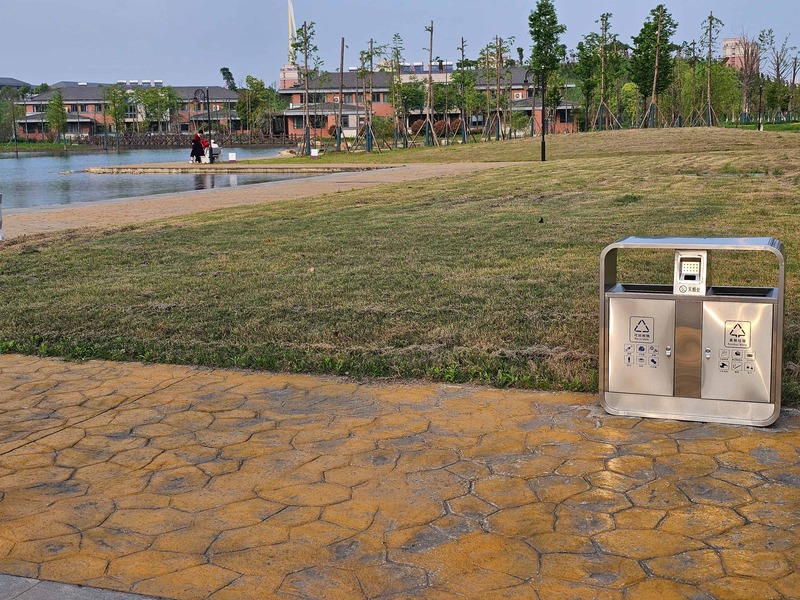
#> input picture python-REW-image stitching/images/A/1.jpg, 800 x 600 px, found by its file name
$ python main.py
#> lines starting #> are read from the running program, lines starting #| are printed output that depends on the picture; long printed decimals are rounded
### python-REW-image stitching/load_data.py
import cv2 as cv
import numpy as np

def load_data(im1, im2):

    sift = cv.SIFT_create()
    FLANN_INDEX_KDTREE = 1
    index_params = dict(algorithm=FLANN_INDEX_KDTREE, trees=5)
    search_params = dict(checks=50)
    flann = cv.FlannBasedMatcher(index_params, search_params)

    gray1 = cv.cvtColor(im1, cv.COLOR_BGR2GRAY)
    kp1, ds1 = sift.detectAndCompute(gray1, None)
    gray2 = cv.cvtColor(im2, cv.COLOR_BGR2GRAY)
    kp2, ds2 = sift.detectAndCompute(gray2, None)
    #Kp表示关键点，ds表示描述子
    matches = flann.knnMatch(ds1, ds2, k=2)

    good = []
    for m, n in matches:
        if m.distance < 0.7 * n.distance:
            good.append([m.queryIdx, m.trainIdx])
            #queryIdx是指示特征点在图像1中的索引，而trainIdx是指示特征点在图像2中的索引
       #.pt是KeyPoint类的一个属性，用于表示特征点的坐标。
    srcpoints = np.float32([kp1[m[0]].pt for m in good])#im1平面中点的坐标列向量
    dstpoints = np.float32([kp2[m[1]].pt for m in good])#im2平面中点的坐标列向量
    fp = np.vstack((srcpoints.T, np.ones((1, len(good)))))#生成两行n列的数组，第一行为im1中关键点坐标
    tp = np.vstack((dstpoints.T, np.ones((1, len(good)))))

    return fp, tp

### python-REW-image stitching/HM_ransac.py
import numpy as np
import random
from scipy import linalg
from utils import cell

random.seed(0)
#计算单应性变换矩阵及匹配点
def HM_ransac(X1, X2, Nr, min_dis):
    N = X1.shape[1]

    u = X1[0,:].reshape(-1,1)
    v = X1[1,:].reshape(-1,1)
    u_ = X2[0,:].reshape(-1,1)
    v_ = X2[1,:].reshape(-1,1)

    scale = 1 / np.mean(np.vstack((u, u_, v, v_)))
    u = u * scale
    v = v * scale
    u_ = u_ * scale
    v_ = v_ * scale

    A1 = np.hstack([np.zeros((N,3)),      -u, -v, -np.ones((N,1)), v_*u, v_*v, v_])
    A2 = np.hstack([u, v, np.ones((N,1)), np.zeros((N,3)),         -u_*u, -u_*v, -u_])
    # print(np.vstack((A1, A2)))
    if min_dis > 0:
        H = cell(Nr, 1); ok = cell(Nr, 1); score = np.zeros(Nr, 'int')
        A = cell(Nr, 1)
        for t in range(Nr):
            subset = random.sample(list(range(N)), 4)
            A[t] = np.vstack((A1[subset,:], A2[subset,:]))
            U,S,V = linalg.svd(A[t])
            h = V.T[:,8]
            H[t] = h.reshape(3,3)

            dis2 = np.dot(A1, h)**2 + np.dot(A2, h)**2
            ok[t] = dis2 < min_dis * min_dis
            score[t] = sum(ok[t])

        score, best = max(score), np.argmax(score)
        ok = ok[best]
        A = np.vstack((A1[ok,:], A2[ok,:]))
        U,S,V = linalg.svd(A, 0)
        h = V.T[:,8]
        H = h.reshape(3,3)
    else:
        A = np.vstack((A1, A2))
        U,S,V = linalg.svd(A, 0)
        h = V.T[:,8]
        H = h.reshape(3,3)

    H = np.dot(np.dot(np.array([[1/scale, 0, 0], [0, 1/scale, 0], [0, 0, 1]]), H),
               np.array([[scale, 0, 0], [0, scale, 0], [0, 0, 1]]))

    return H, ok, score

### python-REW-image stitching/utils.py
import numpy as np
import cv2 as cv
import matplotlib.pyplot as plt
#定义一些基本函数，特征点匹配绘画
def appendimages(im1, im2):
    rows1 = im1.shape[0]
    rows2 = im2.shape[0]
    if rows1 < rows2:
        im1 = np.vstack((im1, np.zeros((rows2-rows1, im1.shape[1], 3))))
    elif rows1 > rows2:
        im2 = np.vstack((im2, np.zeros((rows1-rows2, im2.shape[1], 3))))
    return np.concatenate((im1, im2), axis=1)

# [10 lines left out: function plot_matches, not called in this run]

def cv_draw_matches(im1, im2, locs1, locs2, ok):
    im3 = appendimages(im1, im2)
    for i in range(locs1.shape[1]):
        center1 = (int(round(locs1[0,i])), int(round(locs1[1,i])))
        center2 = (int(round(locs2[0,i]+im1.shape[1])), int(round(locs2[1,i])))
        if ok[i]==0:
            cv.circle(im3, center1, 3, (0,0,255), -1, cv.LINE_AA)
            cv.circle(im3, center2, 3, (0,0,255), -1, cv.LINE_AA)
        else:
            cv.circle(im3, center1, 3, (255,0,0), -1, cv.LINE_AA)
            cv.circle(im3, center2, 3, (255,0,0), -1, cv.LINE_AA)
            cv.line(im3, center1, center2, (255,0,0), 1, cv.LINE_AA)
    return im3


def cell(m, n=None):
    a = []
    for i in range(m):
        a.append([])
        if n is None:
            for j in range(m):
                a[i].append(None)
        else:
            for j in range(n):
                a[i].append(None)
    return a

def unique(A):
    ar, idx = np.unique(A, return_index=True, axis=1)
    return ar, idx

### python-REW-image stitching/comp_KR.py
import numpy as np
from HM_ransac import HM_ransac
from utils import plot_matches, cv_draw_matches
import cv2 as cv
import matplotlib.pyplot as plt

def comp_KR(im1, im2, X1, X2):
    H, ok, score = HM_ransac(X1, X2, 500, 0.1)
    print("Number of inliers: ", score)

    img3 = cv_draw_matches(im1, im2, X1, X2, ok)
    cv.imshow("Ransac's results", img3)
    cv.waitKey(1)
    X1_ok = X1[:, ok]
    X2_ok = X2[:, ok]

    return H, X1_ok, X2_ok,img3

### python-REW-image stitching/mosaic_global.py
import numpy as np
from scipy import linalg
from scipy.ndimage import map_coordinates
#求全局单应性拼接结果
def mosaic_global(im1, im2, H):
    box2 = np.array([[0, im2.shape[1]-1, im2.shape[1]-1, 0],
                     [0, 0,              im2.shape[0]-1, im2.shape[0]-1],
                     [1, 1,              1,              1]])
    box2_ = linalg.solve(H, box2)
    box2_[0,:] = box2_[0,:] / box2_[2,:]
    box2_[1,:] = box2_[1,:] / box2_[2,:]
    u0 = min(0, min(box2_[0,:]))
    u1 = max(im1.shape[1]-1, max(box2_[0,:]))
    ur = np.arange(u0, u1+1)
    v0 = min(0, min(box2_[1,:]))
    v1 = max(im1.shape[0]-1, max(box2_[1,:]))
    vr = np.arange(v0, v1+1)
    mosaicw = len(ur)
    mosaich = len(vr)
    print(u0,u1,v0,v1,mosaich, mosaicw)

    u,v = np.meshgrid(ur, vr)
    im1_p = np.zeros((mosaich, mosaicw, 3), np.uint8)
    for kc in range(3):
        im1_p[:,:,kc] = map_coordinates(im1[:,:,kc], [v, u])
    mask1 = np.ones((im1.shape[0],im1.shape[1]))
    warped_mask1 = np.ones((im1_p.shape[0], im1_p.shape[1]))
    warped_mask1 = map_coordinates(mask1, [v,u])

    z_ = H[2,0] * u + H[2,1] * v + H[2,2]
    u_ = (H[0,0] * u + H[0,1] * v + H[0,2]) / z_
    v_ = (H[1,0] * u + H[1,1] * v + H[1,2]) / z_
    im2_p = np.zeros((mosaich, mosaicw, 3), np.uint8)
    for kc in range(3):
        im2_p[:,:,kc] = map_coordinates(im2[:,:,kc], [v_, u_])
    mask2 = np.ones((im2.shape[0],im2.shape[1]))
    warped_mask2 = np.ones((im2_p.shape[0], im2_p.shape[1]))
    warped_mask2 = map_coordinates(mask2, [v_,u_])

    mass = warped_mask1 + warped_mask2
    mass[mass==0]=np.nan

    mosaic = np.zeros_like(im1_p)
    for kc in range(3):
        mosaic[:,:,kc] = (im1_p[:,:,kc]*warped_mask1 + im2_p[:,:,kc]*warped_mask2) / mass

    return mosaic

### python-REW-image stitching/mosaic_local_ori.py
import numpy as np
from scipy import linalg
from scipy.ndimage import map_coordinates
from utils import unique, plot_matches, cv_draw_matches
import cv2 as cv
import matplotlib.pyplot as plt

def mosaic_local_ori(im1, im2, H, X1_ok, X2_ok):
    imsize1 = im1.shape[:2]
    imsize2 = im2.shape[:2]

    # 参数
    lambd = 0.001 * imsize1[0]*imsize1[1] # 平衡拟合项和平滑项的加权参数。
    intv_mesh = 10 # 用于计算变形函数的像素间隔。
    K_smooth = 5 # 非重叠区域中的平滑过渡宽度被设置为最大偏移的K_smooth倍。

    # Mosaic
    box1 = np.array([[0, im1.shape[1]-1, im1.shape[1]-1, 0],
                     [0, 0,              im1.shape[0]-1, im1.shape[0]-1],
                     [1, 1,              1,              1]])
    box2 = np.array([[0, im2.shape[1]-1, im2.shape[1]-1, 0],
                     [0, 0,              im2.shape[0]-1, im2.shape[0]-1],
                     [1, 1,              1,              1]])
    box2_ = linalg.solve(H, box2)
    box2_[0,:] = box2_[0,:] / box2_[2,:]
    box2_[1,:] = box2_[1,:] / box2_[2,:]
    u0 = min(0, min(box2_[0,:]))
    u1 = max(im1.shape[1]-1, max(box2_[0,:]))
    ur = np.arange(u0, u1+1)
    v0 = min(0, min(box2_[1,:]))
    v1 = max(im1.shape[0]-1, max(box2_[1,:]))
    vr = np.arange(v0, v1+1)
    mosaicw = len(ur)
    mosaich = len(vr)

    # 坐标对齐
    margin = 0.2 * min(imsize1[0],imsize1[1]) # 重新投影图像区域得附加边距.
    u0_im_ = max(min(box2_[0,:]) - margin, u0)
    u1_im_ = min(max(box2_[0,:]) + margin, u1)
    v0_im_ = max(min(box2_[1,:]) - margin, v0)
    v1_im_ = min(max(box2_[1,:]) + margin, v1)
    offset_u0_ = int(np.ceil(u0_im_ - u0))
    offset_u1_ = int(np.floor(u1_im_ - u0))
    offset_v0_ = int(np.ceil(v0_im_ - v0))
    offset_v1_ = int(np.floor(v1_im_ - v0))
    imw_ = int(np.floor(offset_u1_ - offset_u0_ + 1))
    imh_ = int(np.floor(offset_v1_ - offset_v0_ + 1))

    #图像重叠区域边界协调融合
    box1_2 = np.dot(H, box1)
    box1_2[0,:] = box1_2[0,:] / box1_2[2,:]
    box1_2[1,:] = box1_2[1,:] / box1_2[2,:]
    sub_u0_ = max([0, min(box1_2[0,:])])
    sub_u1_ = min([imsize2[1]-1, max(box1_2[0,:])])
    sub_v0_ = max([0, min(box1_2[1,:])]) - margin
    sub_v1_ = min([imsize2[0]-1, max(box1_2[1,:])])
    print(sub_u0_, sub_u1_, sub_v0_, sub_v1_)

    # TPS
    # merge the coincided points（重合点）
    ok_nd1 = np.full(X1_ok.shape[1], False)
    _, idx1 = unique(np.round(X1_ok))
    ok_nd1[idx1] = True
    ok_nd2 = np.full(X2_ok.shape[1], False)
    _, idx2 = unique(np.round(X2_ok))
    ok_nd2[idx2] = True
    ok_nd = ok_nd1 & ok_nd2
    X1_nd = X1_ok[:, ok_nd]
    X2_nd = X2_ok[:, ok_nd]
    print("Number of non-coincident points: ", X1_nd.shape[1])

    # 线性化
    x1 = X1_nd[0,:]
    y1 = X1_nd[1,:]
    x2 = X2_nd[0,:]
    y2 = X2_nd[1,:]

    z1_ = H[2,0]*x1 + H[2,1]*y1 + H[2,2]
    x1_ = (H[0,0]*x1 + H[0,1]*y1 + H[0,2]) / z1_
    y1_ = (H[1,0]*x1 + H[1,1]*y1 + H[1,2]) / z1_
    gxn = x1_ - x2
    hyn = y1_ - y2

    n = len(x1_)
    xx = np.repeat(x1_, n).reshape(n,n).T
    yy = np.repeat(y1_, n).reshape(n,n).T
    dist2 = (xx - xx.T)**2 + (yy - yy.T)**2
    dist2.ravel()[::dist2.shape[1]+1] = 1
    K = 0.5 * dist2 * np.log(dist2)
    K.ravel()[::dist2.shape[1]+1] = lambd * 8*np.pi
    K_ = np.zeros((n+3, n+3))
    K_[0:n,0:n] = K
    K_[n,  0:n] = x1_
    K_[n+1,0:n] = y1_
    K_[n+2,0:n] = np.ones(n)
    K_[0:n,  n] = x1_
    K_[0:n,n+1] = y1_
    K_[0:n,n+2] = np.ones(n)
    G_ = np.zeros((n+3,2))
    G_[0:n,0] = gxn
    G_[0:n,1] = hyn

    # solve the linear system
    W_ = linalg.solve(K_, G_)
    wx = W_[0:n,0]
    wy = W_[0:n,1]
    a = W_[n:n+3,0]
    b = W_[n:n+3,1]

    # 根据权重分布去除异常值。
    outlier = (abs(wx)>3*np.std(wx)) | (abs(wy)>3*np.std(wy))

    inlier_idx = np.arange(len(x1_))
    for kiter in range(10):
        if sum(outlier) < 0.0027*n:
            break
        ok = ~outlier
        inlier_idx = inlier_idx[ok]
        K_ = K_[np.concatenate((ok, [True,True,True])),:][:,np.concatenate((ok, [True,True,True]))]
        G_ = G_[np.concatenate((ok, [True,True,True])),:]
        W_ = linalg.solve(K_, G_)
        n = len(inlier_idx)
        wx = W_[0:n,0]
        wy = W_[0:n,1]
        a = W_[n:n+3,0]
        b = W_[n:n+3,1]
        outlier = (abs(wx)>3*np.std(wx)) | (abs(wy)>3*np.std(wy))
    ok = np.full(len(x1), False)
    ok[inlier_idx] = True
    x1 = x1[ok]
    y1 = y1[ok]
    x2 = x2[ok]
    y2 = y2[ok]
    x1_ = x1_[ok]
    y1_ = y1_[ok]
    gxn = gxn[ok]
    hyn = hyn[ok]

    img4 = cv_draw_matches(im1, im2, X1_nd, X2_nd, ok)
    #D:\computer version work\1-image stitching\python-Robust_Elastic_Warping-master\images\J
    cv.imwrite('D:/computer version work/1-image stitching/python-Robust_Elastic_Warping-master/images/B/Bayesian Refinement of Feature Matches.jpg', img4)
    cv.imshow("Bayesian Refinement of Feature Matches", img4)
    cv.waitKey(1)
    # [6 lines of commented-out code are left out]
    gx = np.zeros((mosaich, mosaicw))
    hy = np.zeros((mosaich, mosaicw))
    u,v = np.meshgrid(ur,vr)

    im1_p = np.zeros((mosaich, mosaicw, 3), np.uint8)
    for kc in range(3):
        im1_p[:,:,kc] = map_coordinates(im1[:,:,kc], [v, u])
    mask1 = np.ones((im1.shape[0],im1.shape[1]))
    warped_mask1 = np.ones((im1_p.shape[0], im1_p.shape[1]))
    warped_mask1 = map_coordinates(mask1, [v,u])

    z_ = H[2,0] * u + H[2,1] * v + H[2,2]
    u_ = (H[0,0] * u + H[0,1] * v + H[0,2]) / z_
    v_ = (H[1,0] * u + H[1,1] * v + H[1,2]) / z_
    u_im_ = u_[offset_v0_:offset_v1_+1:intv_mesh][:,offset_u0_:offset_u1_+1:intv_mesh]
    v_im_ = v_[offset_v0_:offset_v1_+1:intv_mesh][:,offset_u0_:offset_u1_+1:intv_mesh]
    gx_sub = np.zeros((int(np.ceil(imh_/intv_mesh)), int(np.ceil(imw_/intv_mesh))))
    hy_sub = np.zeros((int(np.ceil(imh_/intv_mesh)), int(np.ceil(imw_/intv_mesh))))
    for kf in range(n):
        dist2 = (u_im_ - x1_[kf])**2 + (v_im_ - y1_[kf])**2
        rbf = 0.5 * dist2 * np.log(dist2)
        gx_sub = gx_sub + wx[kf]*rbf
        hy_sub = hy_sub + wy[kf]*rbf
    gx_sub = gx_sub + a[0]*u_im_ + a[1]*v_im_ + a[2]
    hy_sub = hy_sub + b[0]*u_im_ + b[1]*v_im_ + b[2]
    gx_sub = cv.resize(gx_sub, (imw_, imh_))
    hy_sub = cv.resize(hy_sub, (imw_, imh_))
    gx[offset_v0_:offset_v1_+1][:,offset_u0_:offset_u1_+1] = gx_sub
    hy[offset_v0_:offset_v1_+1][:,offset_u0_:offset_u1_+1] = hy_sub

    #平滑过渡到全局变换。
    eta_d0 = 0 # 平滑过渡区域的下边界
    eta_d1 = K_smooth * max(abs(np.concatenate([gxn, hyn]))) # 平滑过渡区域的上边界
    sub_u0_ = sub_u0_ + min(gxn)
    sub_u1_ = sub_u1_ + max(gxn)
    sub_v0_ = sub_v0_ + min(hyn)
    sub_v1_ = sub_v1_ + max(hyn)
    dist_horizontal = np.maximum(sub_u0_-u_, u_-sub_u1_)
    dist_vertical = np.maximum(sub_v0_-v_, v_-sub_v1_)
    dist_sub = np.maximum(dist_horizontal, dist_vertical)
    dist_sub = np.maximum(0, dist_sub)
    eta = (eta_d1 - dist_sub) / (eta_d1 - eta_d0)
    eta[dist_sub < eta_d0] = 1
    eta[dist_sub > eta_d1] = 0
    gx = gx * eta
    hy = hy * eta

    u_ = u_ - gx
    v_ = v_ - hy

    im2_p = np.zeros((mosaich, mosaicw, 3), np.uint8)
    for kc in range(3):
        im2_p[:,:,kc] = map_coordinates(im2[:,:,kc], [v_, u_])
    mask2 = np.ones((im2.shape[0],im2.shape[1]))
    warped_mask2 = np.ones((im2_p.shape[0], im2_p.shape[1]))
    warped_mask2 = map_coordinates(mask2, [v_,u_])

    mass = warped_mask1 + warped_mask2
    mass[mass==0]=np.nan

    mosaic = np.zeros_like(im1_p)
    for kc in range(3):
        mosaic[:,:,kc] = (im1_p[:,:,kc]*warped_mask1 + im2_p[:,:,kc]*warped_mask2) / mass

    return mosaic

### python-REW-image stitching/main.py
import cv2 as cv
from load_data import load_data
from comp_KR import comp_KR
from mosaic_global import mosaic_global
from mosaic_local_ori import mosaic_local_ori
import matplotlib.pyplot as plt

data_path = 'images/C/'
imfile1 = data_path + '1.jpg'
imfile2 = data_path + '2.jpg'
im1 = cv.imread(imfile1)
#> im1 is the input picture: shape (600, 800, 3); mean B, G, R 97.5, 119.6, 134.2
im2 = cv.imread(imfile2)
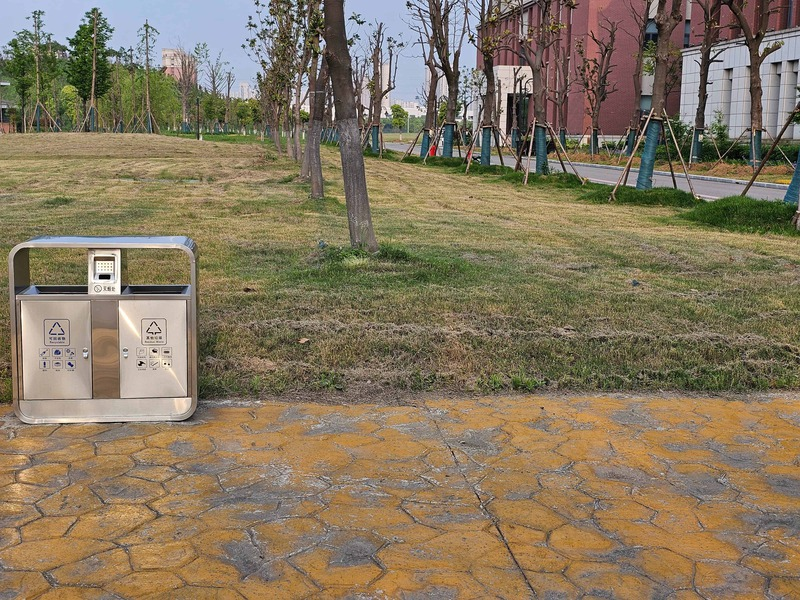
#> input picture python-REW-image stitching/images/A/2.jpg, 800 x 600 px, found by its file name
#> im2 is the input picture: shape (600, 800, 3); mean B, G, R 95.9, 119.7, 133.9
X1,X2 = load_data(im1,im2)#生成两行n列的数组，第一行为im中关键点坐标
#> in load_data, `gray1 = cv.cvtColor(im1, cv.COLOR_BGR2GRAY)`:
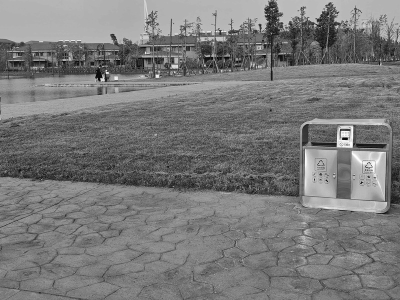
#> gray1: shape (600, 800) (shown at 1/2 size); min 0, max 255, mean 121.4
#> in load_data, `kp1, ds1 = sift.detectAndCompute(gray1, None)`: kp1 = 2661 keypoints; strongest (x, y, size): (687, 277, 4.3), (652, 360, 2), (314, 152, 4.8), (723, 365, 2.2)
#> in load_data, `gray2 = cv.cvtColor(im2, cv.COLOR_BGR2GRAY)`:
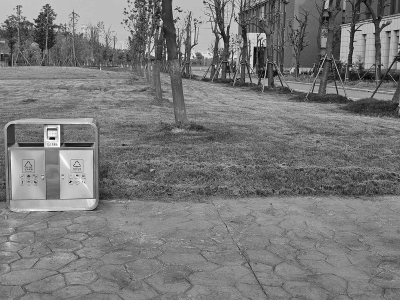
#> gray2: shape (600, 800) (shown at 1/2 size); min 0, max 255, mean 121.2
#> in load_data, `kp2, ds2 = sift.detectAndCompute(gray2, None)`: kp2 = 3126 keypoints; strongest (x, y, size): (102, 277, 4.4), (141, 363, 2.1), (366, 111, 3.2), (69, 364, 2.1)
#> in load_data, `matches = flann.knnMatch(ds1, ds2, k=2)`: matches = 2661 matches
#> in load_data, `matches = flann.knnMatch(ds1, ds2, k=2)`:
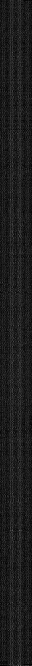
#> ds1: shape (2661, 128) float32 (shown at 1/4 size); min 0, max 222, mean 28.3
#> after the loop in load_data, `for m, n in matches:`: good = 258 pairs, first value 501 to 2647, second value 11 to 2824
#> in load_data, `srcpoints = np.float32([kp1[m[0]].pt for m in good])#im1平面中点的坐标列向量`: srcpoints = 258 pairs, first value 170.8 to 792, second value 7.47 to 584.2
#> in load_data, `dstpoints = np.float32([kp2[m[1]].pt for m in good])#im2平面中点的坐标列向量`: dstpoints = 258 pairs, first value 6.64 to 722.3, second value 10.2 to 589.9
print("Number of matches: ", X1.shape[1])
#| Number of matches:  258

H, X1_ok, X2_ok,img3 = comp_KR(im1, im2, X1, X2)
#> in HM_ransac, `u = X1[0,:].reshape(-1,1)`: u = 258 values from 170.8 to 792
#> in HM_ransac, `v = X1[1,:].reshape(-1,1)`: v = 258 values, max 584.2 at index 148, min 7.47 at index 97, mean 249.6
#> in HM_ransac, `u_ = X2[0,:].reshape(-1,1)`: u_ = 258 values, max 722.3 at index 0, min 6.64 at index 24, mean 111.2
#> in HM_ransac, `v_ = X2[1,:].reshape(-1,1)`: v_ = 258 values, max 589.9 at index 78, min 10.2 at index 97, mean 252.5
#> in HM_ransac, `scale = 1 / np.mean(np.vstack((u, u_, v, v_)))`: scale = 0.0031
#> in HM_ransac, `u = u * scale`: u = 258 values from 0.529 to 2.45
#> in HM_ransac, `v = v * scale`: v = 258 values, max 1.81 at index 148, min 0.0231 at index 97, mean 0.773
#> in HM_ransac, `u_ = u_ * scale`: u_ = 258 values, max 2.24 at index 0, min 0.0206 at index 24, mean 0.344
#> in HM_ransac, `v_ = v_ * scale`: v_ = 258 values, max 1.83 at index 78, min 0.0316 at index 97, mean 0.782
#> the loop in HM_ransac, `for t in range(Nr):` made 500 passes
#> S on passes 1 to 3: [6.93, 5.02, 1.28, 0.69, 0.201, 0.118, 0.0651, 0.0153], [6.35, 5.12, 1.37, 0.666, 0.215, 0.0781, 0.00472, 0.000497], [7.29, 4.99, 1.81, 0.89, 0.342, 0.154, 0.055, 0.0109]
#> after the loop in HM_ransac, `for t in range(Nr):`: A = 500 items; score = 500 values, max 257 at index 147, min 58 at index 291, mean 232.8
#> in HM_ransac, `score, best = max(score), np.argmax(score)`: score = 257; best = 147
#> in HM_ransac, `U,S,V = linalg.svd(A, 0)`: S = [56.69, 39.64, 18.34, 8.85, 3.85, 2.29, 1.99, 1.36, 0.403]
#> in HM_ransac, `h = V.T[:,8]`: h = [-0.356, 0.0121, 0.654, -0.195, -0.247, 0.412, -0.265, -0.00952, 0.327]
#> in HM_ransac, `H = h.reshape(3,3)`: H = [[-0.356, 0.0121, 0.654], [-0.195, -0.247, 0.412], [-0.265, -0.00952, 0.327]]
#> in HM_ransac, `H = np.dot(np.dot(np.array([[1/scale, 0, 0], [0, 1/scale, 0], [0, 0, 1..`: H = [[-0.356, 0.0121, 211.2], [-0.195, -0.247, 133.1], [-0.000819, -2.95e-05, 0.327]]
#> in comp_KR, `H, ok, score = HM_ransac(X1, X2, 500, 0.1)`: score = 257
#| Number of inliers:  257
#> the loop in cv_draw_matches, `for i in range(locs1.shape[1]):` made 258 passes
#> (center1, center2) on passes 1 to 3: ((171, 150), (1522, 165)), ((261, 84), (877, 32)), ((576, 116), (812, 116))
#> after the loop in cv_draw_matches, `for i in range(locs1.shape[1]):`:
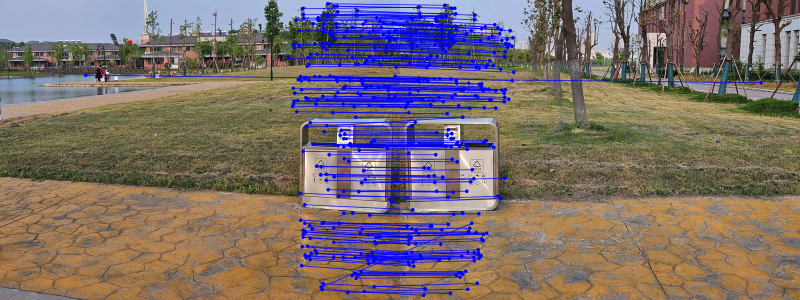
#> im3: shape (600, 1600, 3) (shown at 1/2 size); mean B, G, R 108.5, 110.5, 124
cv.imwrite(data_path+'Ransac result.jpg', img3)
print("H =\n", H)
#| H =
#|  [[-3.56212011e-01  1.21468150e-02  2.11201114e+02]
#|  [-1.94700180e-01 -2.46966121e-01  1.33129953e+02]
#|  [-8.19084245e-04 -2.94797405e-05  3.26664581e-01]]
print("H normalize =\n", H/H[2,2])
#| H normalize =
#|  [[-1.09045189e+00  3.71843651e-02  6.46538152e+02]
#|  [-5.96024764e-01 -7.56023566e-01  4.07543274e+02]
#|  [-2.50741676e-03 -9.02446799e-05  1.00000000e+00]]

mosaic = mosaic_global(im1, im2, H)
#> in mosaic_global, `box2_ = linalg.solve(H, box2)`: box2_ = [[-3652.5, 512.6, 927.3, -3237.7], [-428, 2038.1, -265.8, -2731.9], [-6.14, 4.53, 5.36, -5.3]]
#> in mosaic_global, `u0 = min(0, min(box2_[0,:]))`: u0 = 0
#> in mosaic_global, `u1 = max(im1.shape[1]-1, max(box2_[0,:]))`: u1 = 799
#> in mosaic_global, `v0 = min(0, min(box2_[1,:]))`: v0 = -49.57
#> in mosaic_global, `v1 = max(im1.shape[0]-1, max(box2_[1,:]))`: v1 = 599
#| 0 799 -49.571 599 650 800
#> after the loop in mosaic_global, `for kc in range(3):`:
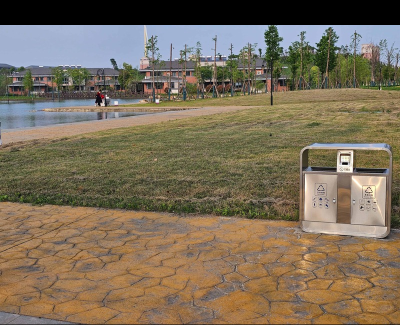
#> im1_p: shape (650, 800, 3) (shown at 1/2 size); mean B, G, R 89.8, 110.2, 123.6
#> in mosaic_global, `warped_mask2 = map_coordinates(mask2, [v_,u_])`:
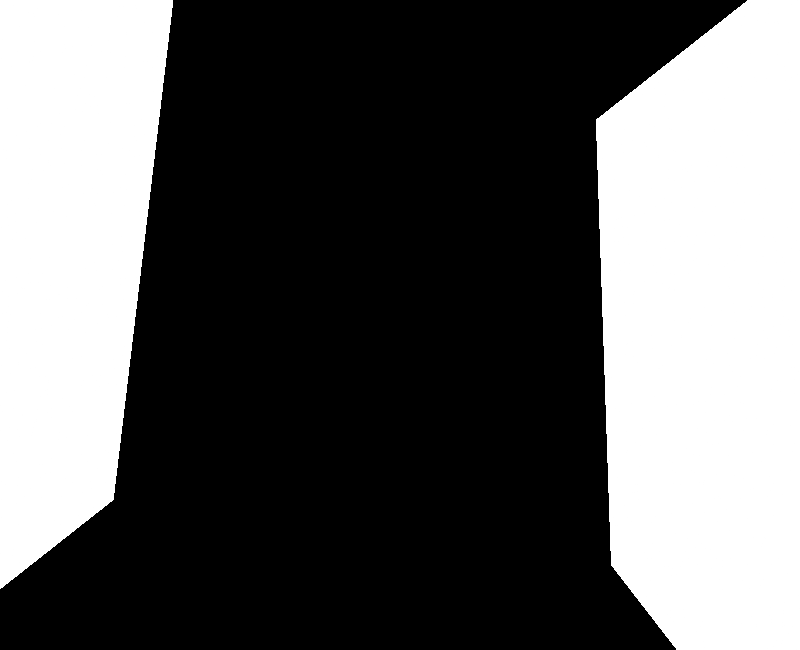
#> warped_mask2: shape (650, 800) float64; min 0, max 1, mean 0.371
#> (the rest of the program and of its run is left out)
